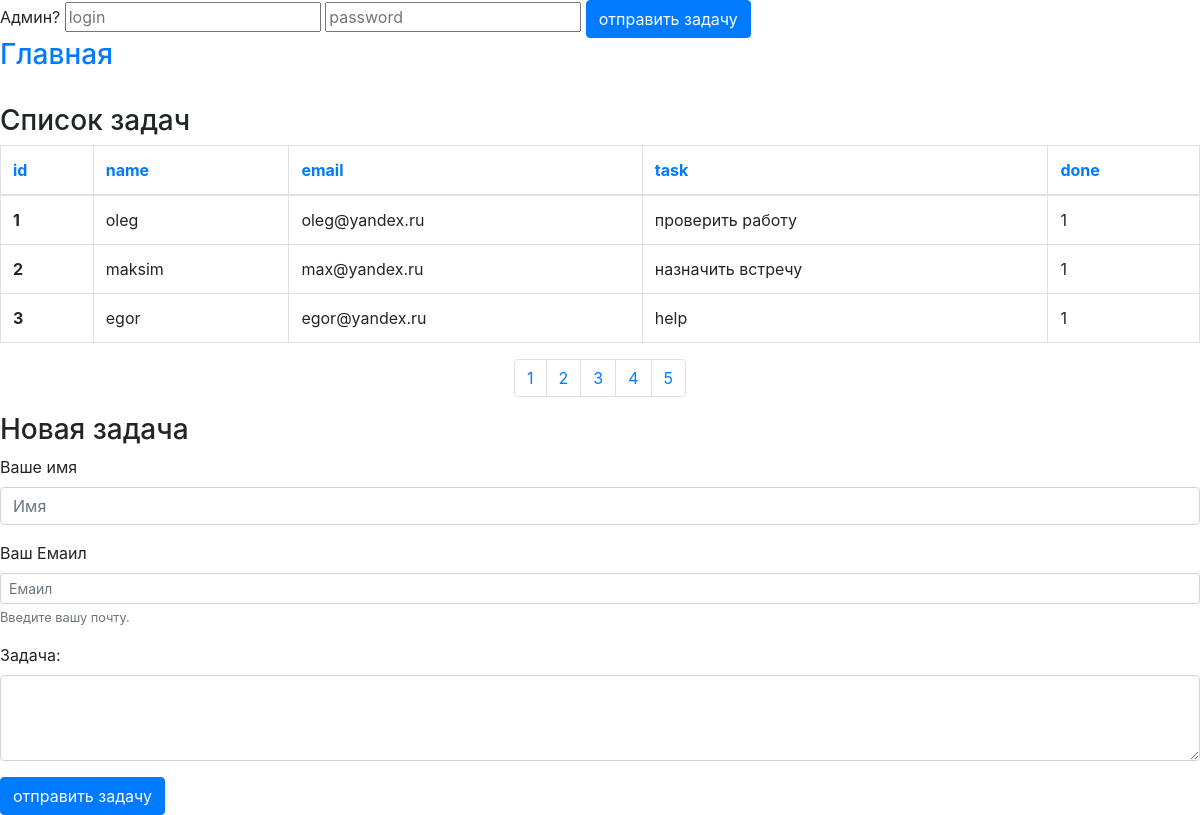
The page / on the database its author committed.
### tables this page shows
CREATE TABLE `tasks` (
  `id` int(11) NOT NULL,
  `name_user` varchar(45) NOT NULL,
  `email` varchar(45) NOT NULL,
  `task_text` mediumtext NOT NULL,
  `done` tinyint(4) DEFAULT '0'
);

### engine/Autoload.php (called while the page is built, shortened)
<?php
class Autoload
{
    public function loadClass($className) {
        $fileName = str_replace(['app\\', '\\'],[DIR_ROOT.DS. '..' .DS, DS],$className) . '.php';
    }
}

### engine/Db.php (called while the page is built, shortened)
<?php
class Db
{
    public $connection;
    public function getConnection()
    {
        $dsn = DB_DRIVER . ":host=" . HOST . ";port=" . PORT . ";dbname=" . DB;
        $this->connection = new \PDO($dsn, USER, PASS);
        return $this->connection;
    }
    public function queryAll ($order, $page = 0)
    {
        $stmt = $this->connection->prepare("SELECT * FROM tasks order by $order LIMIT $page, 3");
        $stmt->execute();
        return  $stmt->fetchAll();
    }
    public function queryCount ()
    {
        $stmt = $this->connection->prepare("SELECT COUNT(*) FROM tasks");
        $stmt->execute();
        return $stmt->fetchColumn();
    }
}

### views/index.php (the view, shortened to what this page needs)
<h3>Список задач</h3>
    <table class="table table-bordered">
        <thead>
        <tr>
            <th><a href="/?c=task&a=order&b=id">id</a></th>
            <th><a href="/?c=task&a=order&b=name_user">name</a></th>
            <th><a href="/?c=task&a=order&b=email">email</a></th>
            <th><a href="/?c=task&a=order&b=task_text">task</a></th>
            <th><a href="/?c=task&a=order&b=done">done</a></th>
        </tr>
        </thead>
        <tbody>
        <?php foreach ($tasks as $task): ?>
        <tr>
            <th scope="row"><?=$task['id']?></th>
            <td><?=$task['name_user']?></td>
            <td><?=$task['email']?></td>
            <td><?=$task['task_text']?></td>
            <td><?=$task['done']?></td>
        </tr>
        <?php endforeach ?>
        </tbody>
    </table>
<nav aria-label="Page navigation example">
    <ul class="pagination justify-content-center">
        <li class="page-item">
            <a class="page-link" href="?c=task&a=index" aria-label="Previous">
                <span aria-hidden="true">1</span>
            </a>
        </li>
        <?php for ($i = 1; $i < ($count / 3); $i++): ?>
            <li class="page-item"><a class="page-link" href="?c=task&a=index&page=<?=$i?>"><?=($i+1)?></a></li>
        <?php endfor ?>
    </ul>
</nav>
<h3>Новая задача</h3>
<form action="/?c=task&a=create" method="post">
    <div class="form-group">
        <label for="formGroupExampleInput">Ваше имя</label>
        <input type="text" class="form-control" id="formGroupExampleInput" placeholder="Имя" name="name">
    </div>
    <div class="form-group">
        <label for="exampleInputEmail1">Ваш Емаил</label>
        <input type="email" class="form-control form-control-sm" id="exampleInputEmail1" aria-describedby="emailHelp" placeholder="Емаил" name="email">
        <small id="emailHelp" class="form-text text-muted">Введите вашу почту.</small>
    </div>
    <div class="form-group">
        <label for="exampleFormControlTextarea1">Задача:</label>
        <textarea class="form-control" id="exampleFormControlTextarea1" rows="3" name="task"></textarea>
    </div>
    <button type="submit" class="btn btn-primary" name="submit">отправить задачу</button>
</form>

### public/index.php (shortened to what this page needs)
<?php
require "../engine/Autoload.php";
$controllerName = $_GET['c'] ?: 'task';
$actionName = $_GET['a'];
$controllerClass = CONTROLLER_NAMESPACE . ucfirst($controllerName) . "Controller";
if (class_exists($controllerClass)) {
    $controller = new $controllerClass();
    $controller->runAction($actionName);
} else {
    echo "404";
}

### controllers/Controller.php (shortened to what this page needs)
<?php
abstract class Controller
{
    private $defaultAction = 'index';
    private $layout = 'main';
    private $useLayout = true;
    public function runAction($action = null)
    {
        $this->action = $action ?: $this->defaultAction;
        $method = "action" . ucfirst($this->action);
        if (method_exists($this, $method))
            $this->$method();
        else
            echo "404";
    }
    public function render($template, $params = []) {
        if ($this->useLayout) {
            return $this->renderTemplate(
                "layouts/{$this->layout}",
                ['content' => $this->renderTemplate($template, $params)]
            );
        } else {
            return $this->renderTemplate($template, $params);
        }
    }
    public function renderTemplate($template, $params = []) {
        extract($params);
        $fileName = TEMPLATES_DIR . $template . ".php";
        if (file_exists($fileName)) {
            include $fileName;
        }
        else
            echo "404";
        return ob_get_clean();
    }
}

### controllers/TaskController.php (shortened to what this page needs)
<?php
class TaskController extends Controller
{
    public function actionIndex()
    {
        $page = ($_GET['page'] * 3) ?: 0;
        $count = (new Tasks())->queryCount();
        $tasks = (new Tasks)->queryAll('id', $page);
        echo $this->render('index', [
            'tasks' => $tasks,
            'count' => $count,
        ]);
    }
}

### views/layouts/main.php (shortened to what this page needs)
<!doctype html>
<html lang="en">
<head>
    <link rel="stylesheet" href="https://stackpath.bootstrapcdn.com/bootstrap/4.3.1/css/bootstrap.min.css">
</head>
<body>
<? if ($_COOKIE['user'] == 'admin'): ?>
    Вы вошли как администратор! <a href="/?c=user&a=logout">Выйти</a>
<? else: ?>
    <form action="/?c=user&a=admin" method="post">
        Админ?
        <input type="text" name="login" placeholder="login">
        <input type="password" name="pass" placeholder="password">
        <button type="submit" class="btn btn-primary" name="submit">отправить задачу</button>
    </form>
<? endif; ?>
    <a href="/"><h3>Главная</h3></a>
    <br>
    <?=$content?>
</body>
</html>
</body>
</html>

### rows shown on the page
tasks: id "1", name_user "oleg", email "oleg@yandex.ru", task_text "проверить работу", done "1"
tasks: id "2", name_user "maksim", email "max@yandex.ru", task_text "назначить встречу", done "1"
tasks: id "3", name_user "egor", email "egor@yandex.ru", task_text "help", done "1"
